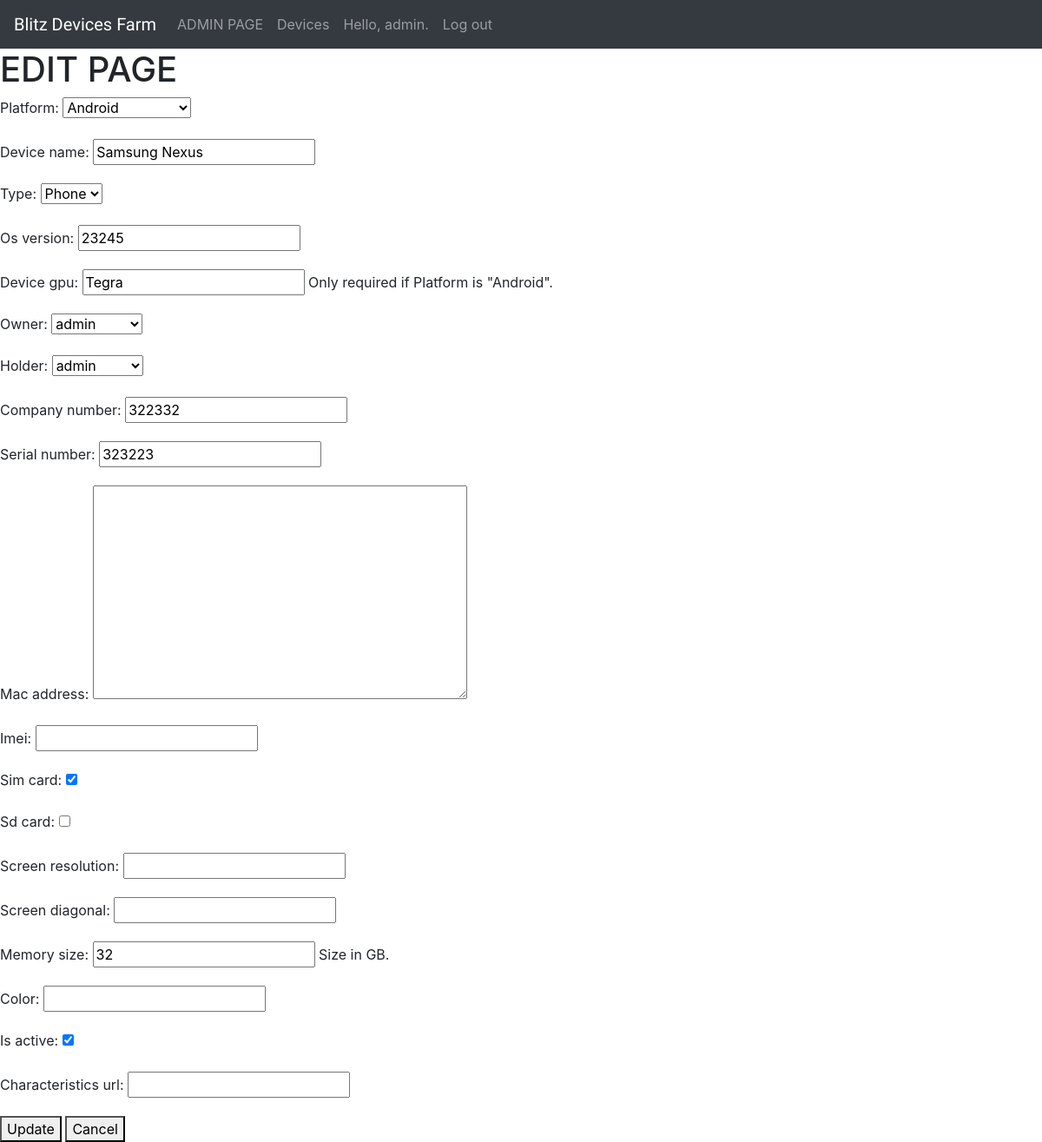
The app's page /2/edit (signed in) with its own data.
### users/models.py (models this page shows)
class User(AbstractUser):
    room = models.PositiveIntegerField(null=True)
    def __str__(self):
        return self.username

### devices_farm/models.py (models this page shows, shortened)
class Device(models.Model):
    objects = models.Manager()
    ANDROID = 'Android'
    IOS = 'iOS'
    WIN_MOBILE = 'Windows Mobile'
    PLATFORMS = (
        (IOS, IOS),
        (ANDROID, ANDROID),
        (WIN_MOBILE, WIN_MOBILE)
    )
    device_platform = models.CharField(
        name='platform',
        max_length=20,
        choices=PLATFORMS,
    )
    device_name = models.CharField(
        max_length=20,
    )
    PHONE = 'Phone'
    TABLET = 'Tablet'
    TYPES = (
        (PHONE, PHONE),
        (TABLET, TABLET),
    )
    device_type = models.CharField(
        name='type',
        max_length=20,
        choices=TYPES,
        default=PHONE,
    )
    os_version = models.CharField(
        max_length=10,
        default=None,
    )
    device_gpu = models.CharField(
        max_length=20,
        blank=True,
        help_text='Only required if Platform is "Android".',
    )
    device_owner = models.ForeignKey(
        User,
        name='owner',
        on_delete=models.SET_NULL,
        null=True,
        related_name='user_owner'
    )
    current_holder = models.ForeignKey(
        User,
        name='holder',
        on_delete=models.SET_NULL,
        null=True,
        related_name='user_holder'
    )
    company_number = models.CharField(
        max_length=20,
        blank=True,
        default='',
    )
    serial_number = models.CharField(
        max_length=20,
    )
    mac_address = MACAddressField(
        null=True,
        blank=True,
        integer=False,
        default='',
    )
    imei_number = models.CharField(
        name='imei',
        max_length=20,
        blank=True,
        default='',
    )
    sim_card = models.BooleanField(
        default=True,
    )
    sd_card = models.BooleanField(
        default=False,
    )
    screen_resolution = models.CharField(
        max_length=20,
        blank=True,
        default='',
    )
    screen_diagonal = models.CharField(
        max_length=20,
        blank=True,
        default='',
    )
    memory_size = models.IntegerField(
        help_text='Size in GB.',
    )
    device_color = models.CharField(
        name='color',
        max_length=20,
        blank=True,
        default='',
    )
    is_active = models.BooleanField(
        default=True,
    )
    characteristics_url = models.URLField(
        default='',
        blank=True,
    )
    class Meta:
        ordering = ['platform', 'type', 'device_name']

### devices_farm/views.py (the view)
# urls.py: url(r'^(?P<pk>\d+)/edit$', views.DeviceUpdate.as_view(), name='edit-device'),
class DeviceUpdate(UpdateView):
    model = Device
    fields = '__all__'
    template_name = 'devices_farm/edit_device.html'
    @method_decorator(login_required)
    def dispatch(self, request, *args, **kwargs):
        return super(DeviceUpdate, self).dispatch(request, *args, **kwargs)

### devices_farm/templates/devices_farm/edit_device.html (shortened to what this page needs)
{% extends "devices_farm/base.html" %}
{% block content %}
    <h1>EDIT PAGE</h1>
    <form method="post" action="{% url 'devices_farm:edit-device' device.pk %}">
        {{ form.as_p }}
        <button name="Submit">Update</button>
        <a href="{% url 'devices_farm:device' device.pk %}">
            <button name="Cancel">
                Cancel
            </button>
        </a>
    </form>
{% endblock content %}

### devices_farm/templates/devices_farm/base.html (shortened to what this page needs)
<!DOCTYPE html>
{% load static %}
<html lang="en">
<head>
    <link rel="stylesheet" href="https://stackpath.bootstrapcdn.com/bootstrap/4.1.3/css/bootstrap.min.css">
    <link rel="stylesheet" href="{% static 'devices_farm/devices_farm.css' %}">
    <script src="https://maxcdn.bootstrapcdn.com/bootstrap/3.3.7/js/bootstrap.min.js"></script></head>
<body>
    <nav class="navbar sticky-top navbar-expand-lg navbar-dark bg-dark">
        <a class="navbar-brand" href="#">Blitz Devices Farm</a>
        <div class="collapse navbar-collapse" id="navbarSupportedContent">
            <ul class="navbar-nav mr-auto">
                <li class="nav-item">
                    <a class="nav-link" href="http://127.0.0.1:8000/admin/">ADMIN PAGE</a>
                </li>
                {% if user.is_authenticated %}
                <li class="nav-item">
                    <a class="nav-link" href="{% url 'devices_farm:devices' %}">Devices</a>
                </li>
                <li class="nav-item">
                    <a class="nav-link" href="#">Hello, {{ user.username }}.</a>
                </li>
                <li class="nav-item">
                    <a class="nav-link" href="{% url 'users:logout' %}">Log out</a>
                </li>
                {% endif %}
            </ul>
        </div>
    </nav>
    {% block content %}
    {% endblock content %}
</body>
</html>

### devices_farm/static/devices_farm/devices_farm.css (style rules this page uses)
.navbar-brand { font-family: 'Lobster', cursive; }

### records on screen
User: username "admin"
Device: platform "Android", device_name "Samsung Nexus", type "Phone", os_version "23245", device_gpu "Tegra", owner "admin", holder "admin", company_number "322332", serial_number "323223", sim_card "☑", memory_size "32", is_active "☑"
